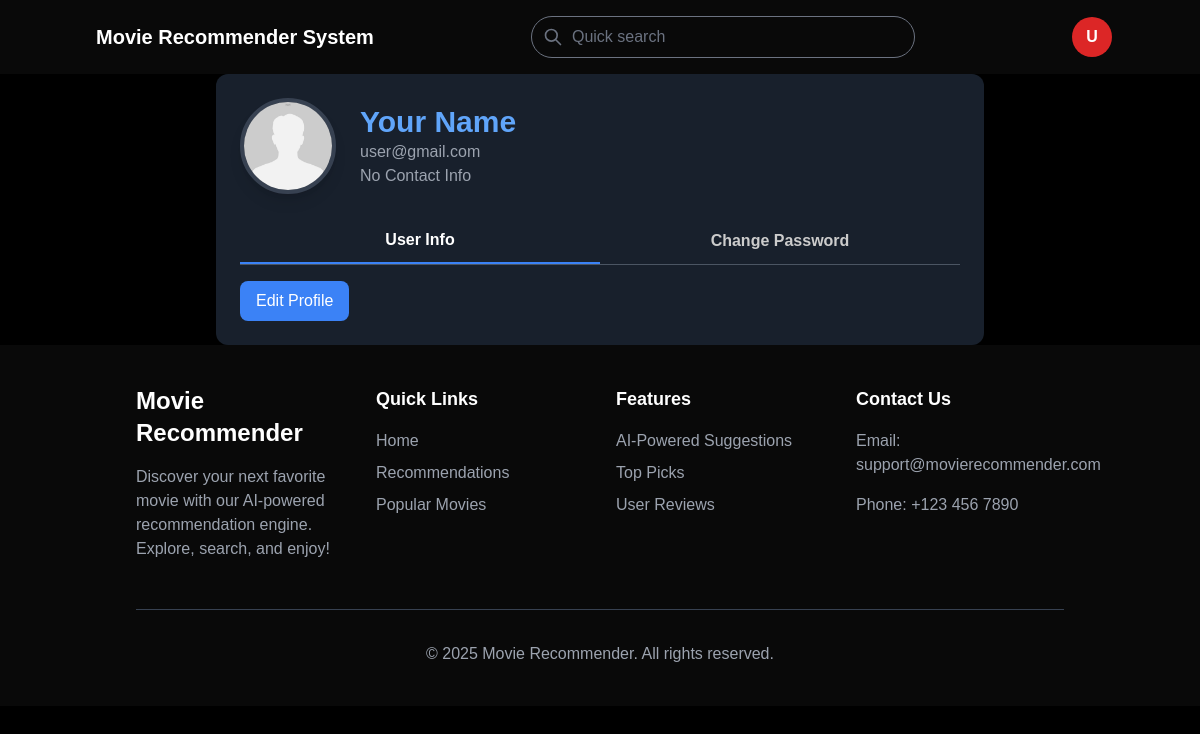
Page /profile/settings/ (signed in) on the committed database.
### movies/models/auth_model.py (models this page shows, shortened)
class UserProfile(models.Model):
    user = models.OneToOneField(User, on_delete=models.CASCADE, related_name="profile")
    full_name = models.CharField(max_length=255, blank=True, null=True)
    contact = models.CharField(max_length=20, blank=True, null=True)
    profile_photo = models.ImageField(upload_to="profile_photos/", blank=True, null=True, default="profile_photos/default.jpg")

### movies/views/profile_view.py (the view)
# urls.py: path("profile/settings/", settings_view, name="settings"),
@login_required
def settings_view(request):
    user_profile, created = UserProfile.objects.get_or_create(user=request.user)
    return render(request, "movies/settings.html", {
        "user_profile": user_profile,
        "user": request.user
    })

### movies/templates/movies/settings.html (shortened to what this page needs)
{% extends "movies/base.html" %}
{% load static %}
{% block content %}
<div class="max-w-3xl mx-auto bg-gray-800 bg-opacity-80 backdrop-blur-md p-6 rounded-xl shadow-lg text-white">
    <div class="flex items-center space-x-6">
        <img src="{% if user_profile.profile_photo %}{{ user_profile.profile_photo.url }}{% else %}{% static 'default-profile.jpg' %}{% endif %}"
             class="w-24 h-24 rounded-full shadow-lg border-4 border-gray-700 object-cover" alt="Profile Picture">
        <div>
            <h2 class="text-3xl font-bold text-blue-400">{{ user_profile.full_name|default:"Your Name" }}</h2>
            <p class="text-gray-400">{{ user.email }}</p>
            <p class="text-gray-400">{{ user_profile.contact|default:"No Contact Info" }}</p>
        </div>
    </div>
    <div class="mt-6 border-b border-gray-600 flex">
        <button id="info-tab" class="tab-button active-tab">User Info</button>
        <button id="password-tab" class="tab-button">Change Password</button>
    </div>
    <div id="info-section" class="mt-4">
        <button id="edit-profile-btn" class="bg-blue-500 hover:bg-blue-600 text-white px-4 py-2 rounded-lg">
            Edit Profile
        </button>
    </div>
</div>
{% endblock %}

### movies/templates/movies/navbar.html (shortened to what this page needs)
<head>
    <script src="https://cdn.tailwindcss.com"></script>
</head>
<nav class="bg-[#121212] bg-opacity-50 backdrop-blur-lg p-4 sticky top-0 z-40 font-['Inter'] text-white">
    <div class="container mx-auto flex justify-between items-center">
        <a href="/" class="text-xl font-bold flex items-center text-White">
            <span class="ml-2">Movie Recommender System</span>
        </a>
        <div class="relative w-96 mx-4">
            <input type="text" id="search-input" name="q" value="{{ query }}" placeholder="Quick search"
                class="w-full px-4 py-2 pl-10 rounded-full bg-transparent border border-gray-500 text-gray-400 placeholder-gray-500 focus:outline-none focus:ring-2 focus:ring-gray-400 transition duration-300">
            <div class="absolute inset-y-0 left-0 pl-3 flex items-center pointer-events-none">
                <svg class="h-5 w-5 text-gray-500" fill="none" viewBox="0 0 24 24" stroke="currentColor">
                    <path stroke-linecap="round" stroke-linejoin="round" stroke-width="2"
                        d="M21 21l-6-6m2-5a7 7 0 11-14 0 7 7 0 0114 0z" />
                </svg>
            </div>
        </div>
        <div class="flex items-center space-x-6 text-gray-500 font-medium">
            {% if user.is_authenticated %}
            <div class="relative">
                <div id="user-icon"
                    class="w-10 h-10 rounded-full bg-red-600 flex items-center justify-center text-white font-semibold cursor-pointer hover:bg-red-700 transition duration-300">
                    {{ user.username|first|upper }}
                </div>
            </div>
            {% else %}
            <div class="ml-6">
                <a href="{% url 'login' %}" class="text-white font-bold hover:text-red-500 transition">Login</a>
                <span class="text-gray-500 mx-2">|</span>
                <a href="{% url 'register' %}" class="text-white font-bold hover:text-red-500 transition">Register</a>
            </div>
            {% endif %}
        </div>
    </div>
</nav>

### movies/templates/movies/base.html (style rules this page uses)
* { font-family: sans-serif; }

### movies/templates/movies/settings.html (style rules this page uses)
.tab-button { flex: 1; padding: 10px; text-align: center; cursor: pointer; font-weight: bold; color: #ccc; transition: all 0.3s ease; }
.tab-button.active-tab { color: white; border-bottom: 2px solid #3B82F6; }

### rows in the picture
UserProfile: profile_photo (placeholder picture), full_name "Your Name", contact "No Contact Info"

### other values in the picture
{{ user.username|first|upper }} "U"
{{ user.email }} "user@gmail.com"
